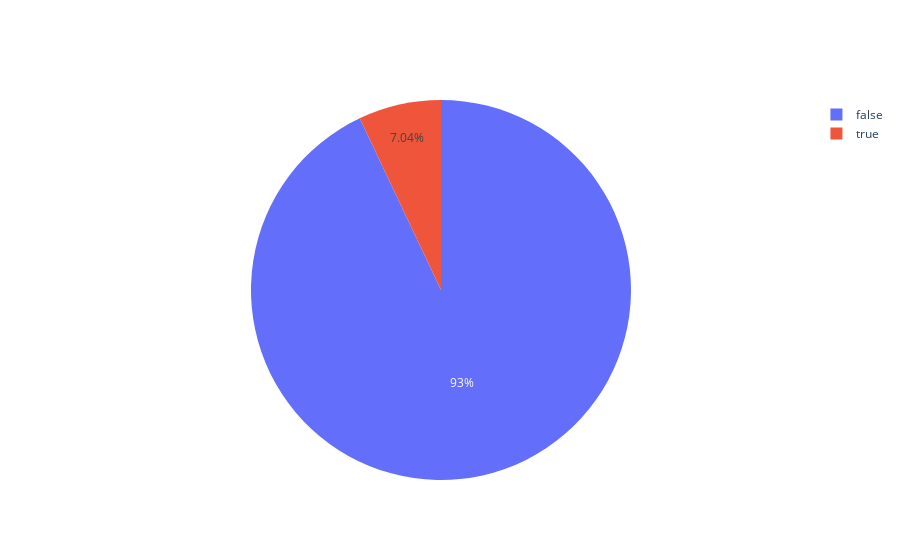

Notebook code for this chart:
### Markdown cell above
Inference: Here we can see that each store holds nearly 10% distribution.

### Code cell
label=train_df['IsHoliday'].value_counts().index
count=train_df['IsHoliday'].value_counts().values

colors=train_df['IsHoliday']

fig=go.Figure(data=[go.Pie(values=count,labels=label)])
fig.show()

### Figure 1 — Plotly figure (JSON) as saved in the notebook; plotly's stock layout.template omitted (floating-point values rounded to 4 significant figures)
{"data": [{"labels": [false, true], "type": "pie", "values": [391909, 29661]}], "layout": {}}
